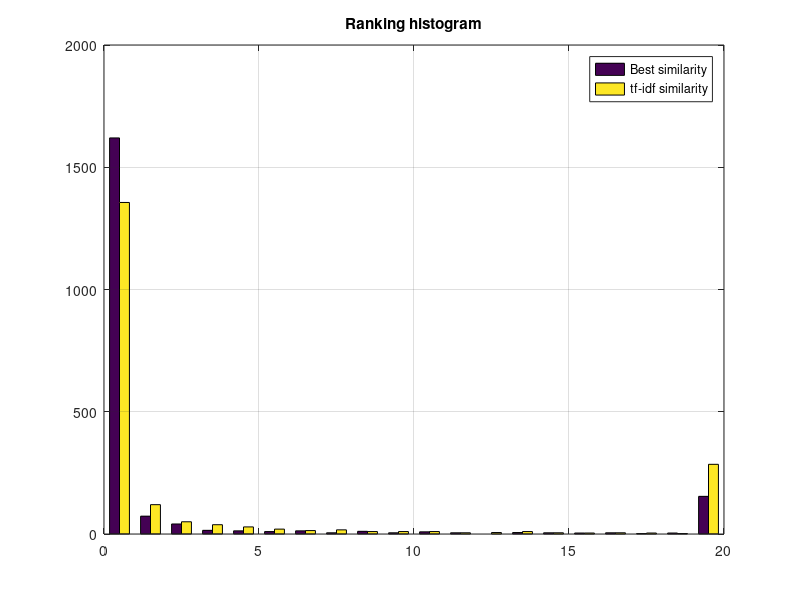

MATLAB code to generate this figure:
load ranking

%maximum vs sim10
hist([min(min(ranking_pair,20),[],2) min(ranking_pair(:,10),20)],20)
title('Ranking histogram')
legend('Best similarity','tf-idf similarity')
grid on


